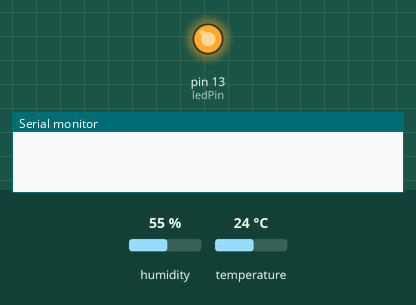
Bench run of a sketch on a simulated Arduino Uno, built with avr-gcc and run on an emulated ATmega328P. Shown: output pins drawn as LEDs (lit = HIGH), the last lines printed to the serial monitor. Wiring (inferred from the names in the program): AHT10/20 sensor at I2C address 0x38. The inputs (shaded band) are chosen by the test bench; at power-on: humidity 55 %, temperature 24 °C. The modem accepts every AT command (registered, SIM ready, sends succeed) and sends nothing else.

Above: at 0.1 s.
At 30.8 s:
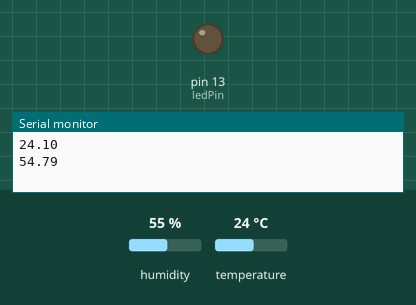
Timing chart, 0 to 79.8 s (numbered marks = the images above):
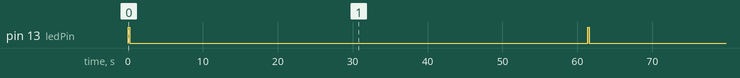

The sketch:

NANO_ESP01_AHT10_THINGSPEAK_BatteryTest18650.ino
```cpp
#include <SoftwareSerial.h>
#include <AHT10.h>
#include <Wire.h>

int ledPin = 13; // LED 13 will be used to let the user know when the code has looped back again.

// ThingSpeak Write API key, this can be found in your channel under API Keys and you'll want the "Write API Key".
String apiKey = "INSERT_API_THINGSPEAK"; // Insert Your Thingspeak API Key

#define SSID "Enter your SSID" // Remove the text but keep the ""
#define PASS "Enter Your SSID Password"// Same as above, keep the ""
SoftwareSerial SoftSer(11, 10);
AHT10 myAHT10(0x38);
float temp;
float humidity;

void setup()
{
  Wire.begin();
  pinMode(ledPin, OUTPUT);
  Serial.begin(9600);
  SoftSer.begin(115200);
}

void loop()
{
  digitalWrite(ledPin, HIGH);
  delay(200);
  digitalWrite(ledPin, LOW);
  delay(200);

  temp = myAHT10.readTemperature(); // If you're not using a BMP 180, remove bmp.readTemperature(); and enter the
  humidity = myAHT10.readHumidity();// analog pin you're reading from e.g: "float temp = analogRead(pin3);"

  Serial.println(temp);
  Serial.println(humidity);

  String cmd = "AT+CIPSTART=\"TCP\",\"";
  cmd += "184.106.153.149"; // api.thingspeak.com
  cmd += "\",80";
  SoftSer.println(cmd);

  if (SoftSer.find("Error"))
  {
    Serial.println("AT+CIPSTART error");
    return;
  }

  String getStr = "GET /update?api_key=";
  getStr += apiKey;
  getStr += "&field1=";
  getStr += String(temp);
  getStr += "&field2=";
  getStr += String(humidity);
  getStr += "\r\n\r\n";

  // send data length
  cmd = "AT+CIPSEND=";
  cmd += String(getStr.length());
  SoftSer.println(cmd);

  if (SoftSer.find(">"))
  {
    SoftSer.print(getStr); // Send data.
  }
  else
  {
    SoftSer.println("AT+CIPCLOSE");

    Serial.println("AT+CIPCLOSE"); // If this shows on the serial monitor the data did not send.
  }
  // The AT+RST command resets the ESP8266, I'm doing this because data is uploaded much more reliably.
  SoftSer.println("AT+RST");
  // ThingSpeak needs on average, a 15 second delay between updates. Change this to whatever suits your application
  // e.g: delay(60000) is ten minutes.
  delay(60000);
}
```

AHT10.h
```cpp
/***************************************************************************************************/
/*
   This is an Arduino library for Aosong ASAIR AHT10, AHT15 Digital Humidity & Temperature Sensor

   written by : enjoyneering79
   sourse code: https://github.com/enjoyneering/


   This chip uses I2C bus to communicate, specials pins are required to interface
   Board:                                    SDA                    SCL                    Level
   Uno, Mini, Pro, ATmega168, ATmega328..... A4                     A5                     5v
   Mega2560................................. 20                     21                     5v
   Due, SAM3X8E............................. 20                     21                     3.3v
   Leonardo, Micro, ATmega32U4.............. 2                      3                      5v
   Digistump, Trinket, ATtiny85............. 0/physical pin no.5    2/physical pin no.7    5v
   Blue Pill, STM32F103xxxx boards.......... PB7                    PB6                    3.3v/5v
   ESP8266 ESP-01........................... GPIO0/D5               GPIO2/D3               3.3v/5v
   NodeMCU 1.0, WeMos D1 Mini............... GPIO4/D2               GPIO5/D1               3.3v/5v
   ESP32.................................... GPIO21/D21             GPIO22/D22             3.3v

   Frameworks & Libraries:
   ATtiny  Core          - https://github.com/SpenceKonde/ATTinyCore
   ESP32   Core          - https://github.com/espressif/arduino-esp32
   ESP8266 Core          - https://github.com/esp8266/Arduino
   STM32   Core          - https://github.com/stm32duino/Arduino_Core_STM32
                         - https://github.com/rogerclarkmelbourne/Arduino_STM32

   GNU GPL license, all text above must be included in any redistribution,
   see link for details  - https://www.gnu.org/licenses/licenses.html
*/
/***************************************************************************************************/

#ifndef AHT10_h
#define AHT10_h

#if defined(ARDUINO) && ((ARDUINO) >= 100) //arduino core v1.0 or later
#include <Arduino.h>
#else
#include <WProgram.h>
#endif

#if defined(__AVR__)
#include <avr/pgmspace.h>                  //for Arduino AVR PROGMEM support
#elif defined(ESP8266)
#include <pgmspace.h>                      //for Arduino ESP8266 PROGMEM support
#elif defined(_VARIANT_ARDUINO_STM32_)
#include <avr/pgmspace.h>                  //for Arduino STM32 PROGMEM support
#endif

#include <Wire.h>


#define AHT10_ADDRESS_0X38         0x38  //chip I2C address no.1 for AHT10/AHT15/AHT20, address pin connected to GND
#define AHT10_ADDRESS_0X39         0x39  //chip I2C address no.2 for AHT10 only, address pin connected to Vcc

#define AHT10_INIT_CMD             0xE1  //initialization command for AHT10/AHT15
#define AHT20_INIT_CMD             0xBE  //initialization command for AHT20
#define AHT10_START_MEASURMENT_CMD 0xAC  //start measurment command
#define AHT10_NORMAL_CMD           0xA8  //normal cycle mode command, no info in datasheet!!!
#define AHT10_SOFT_RESET_CMD       0xBA  //soft reset command

#define AHT10_INIT_NORMAL_MODE     0x00  //enable normal mode
#define AHT10_INIT_CYCLE_MODE      0x20  //enable cycle mode
#define AHT10_INIT_CMD_MODE        0x40  //enable command mode
#define AHT10_INIT_CAL_ENABLE      0x08  //load factory calibration coeff


#define AHT10_DATA_MEASURMENT_CMD  0x33  //no info in datasheet!!! my guess it is DAC resolution, saw someone send 0x00 instead
#define AHT10_DATA_NOP             0x00  //no info in datasheet!!!


#define AHT10_MEASURMENT_DELAY     80    //at least 75 milliseconds
#define AHT10_POWER_ON_DELAY       40    //at least 20..40 milliseconds
#define AHT10_CMD_DELAY            350   //at least 300 milliseconds, no info in datasheet!!!
#define AHT10_SOFT_RESET_DELAY     20    //less than 20 milliseconds

#define AHT10_FORCE_READ_DATA      true  //force to read data
#define AHT10_USE_READ_DATA        false //force to use data from previous read
#define AHT10_ERROR                0xFF  //returns 255, if communication error is occurred


typedef enum : uint8_t
{
  AHT10_SENSOR = 0x00,
  AHT15_SENSOR = 0x01,
  AHT20_SENSOR = 0x02
}
ASAIR_I2C_SENSOR;


class AHT10
{
  public:

   AHT10(uint8_t address = AHT10_ADDRESS_0X38, ASAIR_I2C_SENSOR = AHT10_SENSOR);

   #if defined(ESP8266)
   bool     begin(uint8_t sda = SDA, uint8_t scl = SCL);
   #else
   bool     begin();
   #endif
   uint8_t  readRawData();
   float    readTemperature(bool readI2C = AHT10_FORCE_READ_DATA);
   float    readHumidity(bool readI2C = AHT10_FORCE_READ_DATA);
   bool     softReset();
   bool     setNormalMode();
   bool     setCycleMode();

  private:
   uint8_t          _address;
   ASAIR_I2C_SENSOR _sensorName;
   uint8_t          _rawDataBuffer[6] = {AHT10_ERROR, 0, 0, 0, 0, 0};

   uint8_t  readStatusByte();
   uint8_t  getCalibrationBit(bool readI2C = AHT10_FORCE_READ_DATA);
   bool     enableFactoryCalCoeff();
   uint8_t  getBusyBit(bool readI2C = AHT10_FORCE_READ_DATA);
};

#endif
```

Measured:
- by itself, pin 13 (ledPin): alternates HIGH for 0.20 s and LOW for 61.2 s
